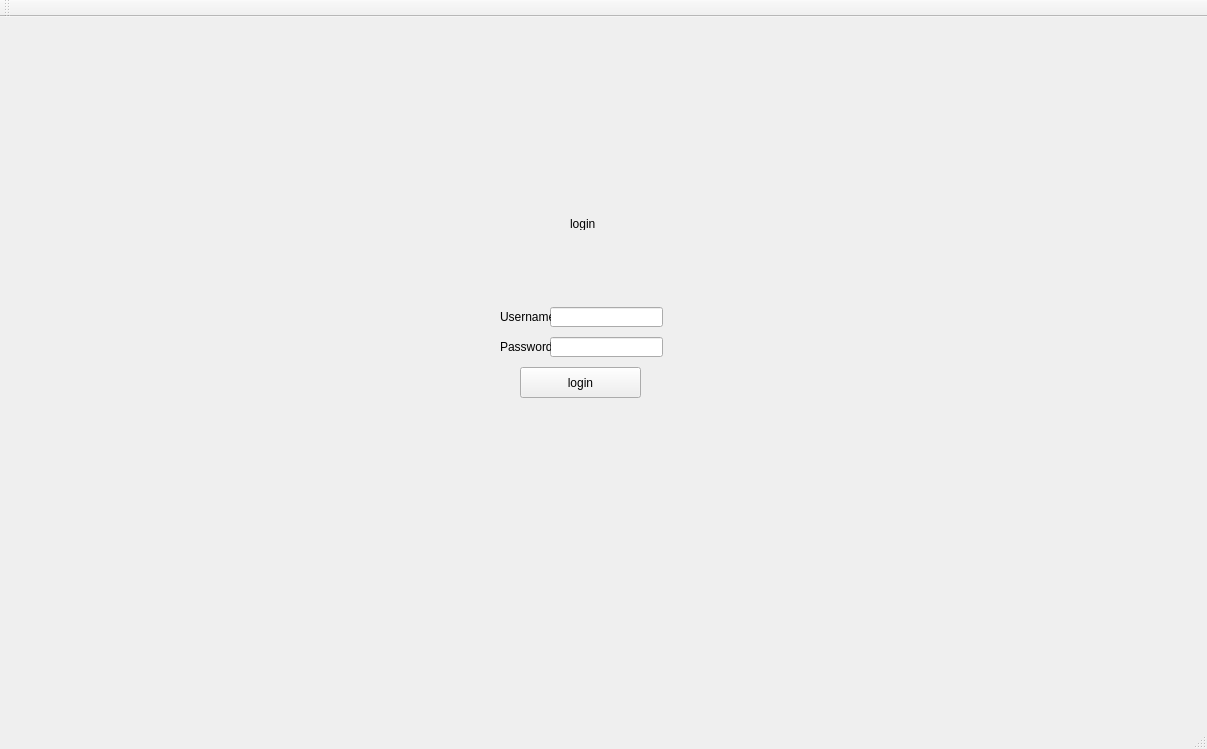
<?xml version="1.0" encoding="UTF-8"?>
<ui version="4.0">
 <class>MainWindow</class>
 <widget class="QMainWindow" name="MainWindow">
  <property name="geometry">
   <rect>
    <x>0</x>
    <y>0</y>
    <width>1207</width>
    <height>749</height>
   </rect>
  </property>
  <property name="windowTitle">
   <string>MainWindow</string>
  </property>
  <widget class="QWidget" name="centralWidget">
   <widget class="QStackedWidget" name="primaryStackedWidget">
    <property name="geometry">
     <rect>
      <x>0</x>
      <y>0</y>
      <width>1201</width>
      <height>711</height>
     </rect>
    </property>
    <widget class="QWidget" name="loginScreen">
     <widget class="QStackedWidget" name="loginStackedWidget">
      <property name="geometry">
       <rect>
        <x>0</x>
        <y>10</y>
        <width>1201</width>
        <height>701</height>
       </rect>
      </property>
      <property name="currentIndex">
       <number>1</number>
      </property>
      <widget class="QWidget" name="start">
       <widget class="QLabel" name="label">
        <property name="geometry">
         <rect>
          <x>570</x>
          <y>160</y>
          <width>47</width>
          <height>13</height>
         </rect>
        </property>
        <property name="text">
         <string>start</string>
        </property>
       </widget>
       <widget class="QPushButton" name="enterButton">
        <property name="geometry">
         <rect>
          <x>460</x>
          <y>320</y>
          <width>251</width>
          <height>81</height>
         </rect>
        </property>
        <property name="text">
         <string>enter</string>
        </property>
       </widget>
      </widget>
      <widget class="QWidget" name="login">
       <widget class="QLineEdit" name="usernameEntry">
        <property name="geometry">
         <rect>
          <x>550</x>
          <y>280</y>
          <width>113</width>
          <height>20</height>
         </rect>
        </property>
       </widget>
       <widget class="QLabel" name="label_2">
        <property name="geometry">
         <rect>
          <x>570</x>
          <y>190</y>
          <width>47</width>
          <height>13</height>
         </rect>
        </property>
        <property name="text">
         <string>login</string>
        </property>
       </widget>
       <widget class="QLineEdit" name="passwordEntry">
        <property name="geometry">
         <rect>
          <x>550</x>
          <y>310</y>
          <width>113</width>
          <height>20</height>
         </rect>
        </property>
       </widget>
       <widget class="QLabel" name="label_3">
        <property name="geometry">
         <rect>
          <x>500</x>
          <y>280</y>
          <width>51</width>
          <height>20</height>
         </rect>
        </property>
        <property name="text">
         <string>Username</string>
        </property>
       </widget>
       <widget class="QLabel" name="label_4">
        <property name="geometry">
         <rect>
          <x>500</x>
          <y>310</y>
          <width>51</width>
          <height>20</height>
         </rect>
        </property>
        <property name="text">
         <string>Password</string>
        </property>
       </widget>
       <widget class="QPushButton" name="loginButton">
        <property name="geometry">
         <rect>
          <x>520</x>
          <y>340</y>
          <width>121</width>
          <height>31</height>
         </rect>
        </property>
        <property name="text">
         <string>login</string>
        </property>
       </widget>
       <widget class="QStackedWidget" name="loginInputStackedWidget">
        <property name="geometry">
         <rect>
          <x>500</x>
          <y>380</y>
          <width>181</width>
          <height>81</height>
         </rect>
        </property>
        <property name="currentIndex">
         <number>0</number>
        </property>
        <widget class="QWidget" name="unTested"/>
        <widget class="QWidget" name="invalideInput">
         <widget class="QLabel" name="label_5">
          <property name="geometry">
           <rect>
            <x>0</x>
            <y>0</y>
            <width>161</width>
            <height>21</height>
           </rect>
          </property>
          <property name="text">
           <string>Invalid username or password</string>
          </property>
         </widget>
        </widget>
       </widget>
      </widget>
     </widget>
    </widget>
    <widget class="QWidget" name="bbFan">
     <widget class="QStackedWidget" name="bbFanStackedWidget">
      <property name="geometry">
       <rect>
        <x>0</x>
        <y>10</y>
        <width>1201</width>
        <height>701</height>
       </rect>
      </property>
      <widget class="QWidget" name="home">
       <widget class="QPushButton" name="displayTeamsButton">
        <property name="geometry">
         <rect>
          <x>650</x>
          <y>380</y>
          <width>191</width>
          <height>91</height>
         </rect>
        </property>
        <property name="text">
         <string>Display Teams</string>
        </property>
       </widget>
       <widget class="QLabel" name="label_6">
        <property name="geometry">
         <rect>
          <x>550</x>
          <y>220</y>
          <width>91</width>
          <height>21</height>
         </rect>
        </property>
        <property name="text">
         <string>bbFan</string>
        </property>
       </widget>
       <widget class="QPushButton" name="vacationButton">
        <property name="geometry">
         <rect>
          <x>290</x>
          <y>380</y>
          <width>191</width>
          <height>91</height>
         </rect>
        </property>
        <property name="text">
         <string>Vacation</string>
        </property>
       </widget>
      </widget>
      <widget class="QWidget" name="vacation">
       <widget class="QPushButton" name="vacationBackButton">
        <property name="geometry">
         <rect>
          <x>80</x>
          <y>80</y>
          <width>101</width>
          <height>31</height>
         </rect>
        </property>
        <property name="text">
         <string>Back</string>
        </property>
       </widget>
       <widget class="QLabel" name="label_7">
        <property name="geometry">
         <rect>
          <x>560</x>
          <y>160</y>
          <width>47</width>
          <height>13</height>
         </rect>
        </property>
        <property name="text">
         <string>Vacation</string>
        </property>
       </widget>
      </widget>
      <widget class="QWidget" name="displayTeams">
       <widget class="QPushButton" name="displayTeamsBackButton">
        <property name="geometry">
         <rect>
          <x>110</x>
          <y>70</y>
          <width>101</width>
          <height>31</height>
         </rect>
        </property>
        <property name="text">
         <string>Back</string>
        </property>
       </widget>
       <widget class="QLabel" name="label_8">
        <property name="geometry">
         <rect>
          <x>560</x>
          <y>150</y>
          <width>101</width>
          <height>21</height>
         </rect>
        </property>
        <property name="text">
         <string>Display Teams</string>
        </property>
       </widget>
      </widget>
      <widget class="QWidget" name="adminHome">
       <widget class="QPushButton" name="adminVacationButton">
        <property name="geometry">
         <rect>
          <x>290</x>
          <y>370</y>
          <width>191</width>
          <height>91</height>
         </rect>
        </property>
        <property name="text">
         <string>Vacation</string>
        </property>
       </widget>
       <widget class="QLabel" name="label_11">
        <property name="geometry">
         <rect>
          <x>550</x>
          <y>210</y>
          <width>121</width>
          <height>16</height>
         </rect>
        </property>
        <property name="text">
         <string>admin</string>
        </property>
       </widget>
       <widget class="QPushButton" name="manageTeamsButton">
        <property name="geometry">
         <rect>
          <x>650</x>
          <y>370</y>
          <width>191</width>
          <height>91</height>
         </rect>
        </property>
        <property name="text">
         <string>Manage Teams</string>
        </property>
       </widget>
      </widget>
      <widget class="QWidget" name="manageTeams">
       <widget class="QLabel" name="label_12">
        <property name="geometry">
         <rect>
          <x>590</x>
          <y>190</y>
          <width>81</width>
          <height>21</height>
         </rect>
        </property>
        <property name="text">
         <string>manage Teams</string>
        </property>
       </widget>
       <widget class="QPushButton" name="manageTeamsBackButton">
        <property name="geometry">
         <rect>
          <x>180</x>
          <y>90</y>
          <width>101</width>
          <height>31</height>
         </rect>
        </property>
        <property name="text">
         <string>Back</string>
        </property>
       </widget>
      </widget>
     </widget>
    </widget>
   </widget>
  </widget>
  <widget class="QMenuBar" name="menuBar">
   <property name="geometry">
    <rect>
     <x>0</x>
     <y>0</y>
     <width>1207</width>
     <height>21</height>
    </rect>
   </property>
  </widget>
  <widget class="QToolBar" name="mainToolBar">
   <attribute name="toolBarArea">
    <enum>TopToolBarArea</enum>
   </attribute>
   <attribute name="toolBarBreak">
    <bool>false</bool>
   </attribute>
  </widget>
  <widget class="QStatusBar" name="statusBar"/>
 </widget>
 <layoutdefault spacing="6" margin="11"/>
 <resources/>
 <connections/>
</ui>
